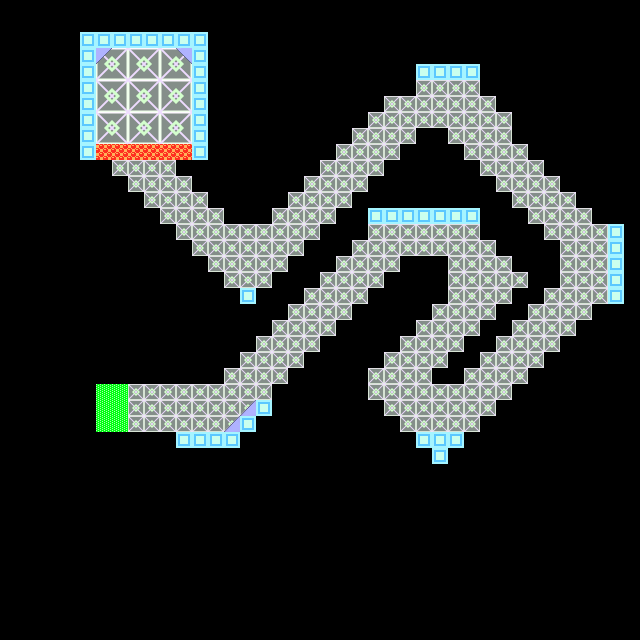

This is a level from a 2D game, rendered from its Tiled map with the project's own tilesets. A one-line summary and the map file follow, with tile-layer data summarised:
An orthogonal 40x40 tile map with 16x16 px tiles, 2 tile layers (tile_1, tile_2) and 5 objects (start, enemy_0, enemy_1, enemy_2, enemy_3).

<map version="1.0" orientation="orthogonal" renderorder="right-down" width="40" height="40" tilewidth="16" tileheight="16">
 <tileset firstgid="1" name="tiles" tilewidth="16" tileheight="16">
  <properties>
   <property name="obstacle" value="" />
  </properties>
  <image source="tiles.png" width="304" height="161" />
  <tile id="0">
   <properties>
    <property name="obstacle" value="regular" />
   </properties>
  </tile>
  <tile id="3">
   <properties>
    <property name="water" value="1" />
   </properties>
  </tile>
  <tile id="6">
   <properties>
    <property name="obstacle" value="regular" />
   </properties>
  </tile>
  <tile id="8">
   <properties>
    <property name="finish" value="" />
   </properties>
  </tile>
  <tile id="11">
   <properties>
    <property name="obstacle" value="regular" />
   </properties>
  </tile>
  <tile id="12">
   <properties>
    <property name="lava" value="1" />
   </properties>
  </tile>
  <tile id="13">
   <properties>
    <property name="lava" value="2" />
   </properties>
  </tile>
  <tile id="14">
   <properties>
    <property name="obstacle" value="regular" />
   </properties>
  </tile>
  <tile id="15">
   <properties>
    <property name="speedup" value="1" />
   </properties>
  </tile>
  <tile id="16">
   <properties>
    <property name="obstacle" value="regular" />
   </properties>
  </tile>
  <tile id="17">
   <properties>
    <property name="obstacle" value="" />
   </properties>
  </tile>
  <tile id="19">
   <properties>
    <property name="obstacle" value="upperleft" />
   </properties>
  </tile>
  <tile id="20">
   <properties>
    <property name="obstacle" value="upperright" />
   </properties>
  </tile>
  <tile id="21">
   <properties>
    <property name="obstacle" value="bottomleft" />
   </properties>
  </tile>
  <tile id="22">
   <properties>
    <property name="obstacle" value="bottomright" />
   </properties>
  </tile>
  <tile id="35">
   <properties>
    <property name="obstacle" value="" />
   </properties>
  </tile>
  <tile id="36">
   <properties>
    <property name="obstacle" value="" />
   </properties>
  </tile>
 </tileset>
 <layer name="tile_1" width="40" height="40">
  <data>[1600 cells, 350 non-empty, 8 distinct tile ids]</data>
 </layer>
 <layer name="tile_2" width="40" height="40">
  <data>[1600 cells, 59 non-empty, 5 distinct tile ids]</data>
 </layer>
 <objectgroup name="obj">
  <object name="start" x="144" y="69" width="16" height="12">
   <properties>
    <property name="start" value="" />
   </properties>
  </object>
  <object name="enemy_0" x="240" y="272" width="4" height="7">
   <ellipse />
  </object>
  <object name="enemy_1" x="448" y="80" width="4" height="7">
   <ellipse />
  </object>
  <object name="enemy_2" x="432" y="416" width="4" height="7">
   <ellipse />
  </object>
  <object name="enemy_3" x="233" y="399" width="4" height="7">
   <ellipse />
  </object>
 </objectgroup>
</map>
